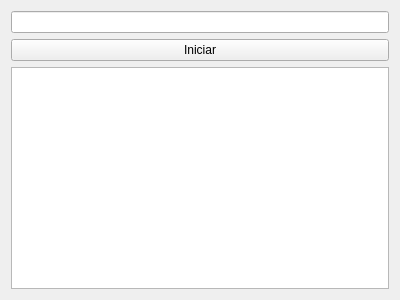
<?xml version="1.0" encoding="UTF-8"?>
<ui version="4.0">
 <class>MainWindow</class>
 <widget class="QMainWindow" name="MainWindow">
  <property name="geometry">
   <rect>
    <x>0</x>
    <y>0</y>
    <width>400</width>
    <height>300</height>
   </rect>
  </property>
  <property name="windowTitle">
   <string>MainWindow</string>
  </property>
  <widget class="QWidget" name="centralWidget">
   <layout class="QGridLayout" name="gridLayout">
    <item row="1" column="0">
     <widget class="QPushButton" name="pushButton">
      <property name="text">
       <string>Iniciar</string>
      </property>
     </widget>
    </item>
    <item row="2" column="0">
     <widget class="QListWidget" name="listWidget">
      <property name="autoScrollMargin">
       <number>1</number>
      </property>
     </widget>
    </item>
    <item row="0" column="0">
     <widget class="QLineEdit" name="lineEdit"/>
    </item>
   </layout>
  </widget>
 </widget>
 <layoutdefault spacing="6" margin="11"/>
 <resources/>
 <connections>
  <connection>
   <sender>pushButton</sender>
   <signal>clicked()</signal>
   <receiver>MainWindow</receiver>
   <slot>iniciarApp()</slot>
   <hints>
    <hint type="sourcelabel">
     <x>199</x>
     <y>22</y>
    </hint>
    <hint type="destinationlabel">
     <x>199</x>
     <y>149</y>
    </hint>
   </hints>
  </connection>
 </connections>
 <slots>
  <slot>iniciarApp()</slot>
 </slots>
</ui>
